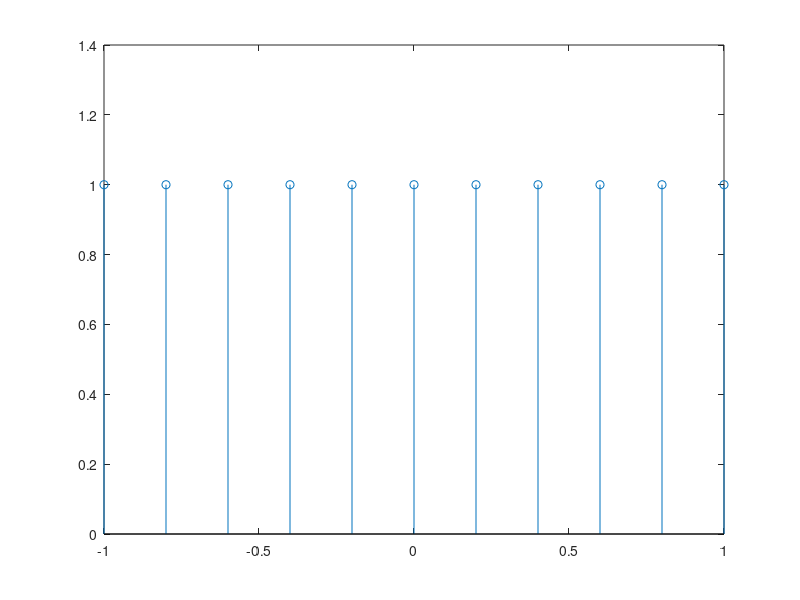

Reproduce this figure in MATLAB.
clear all
close all
clc
Fs = 5;
Ts = 1/Fs;
Fs2 = 100;
Ts2= 1/Fs2;
t = -1:Ts:1;
t2 = -1:Ts2:1;
n_max=50;

x = sin(15*pi*t) + cos(20*pi*t);

%plot(t2,[sinc(t2); sinc(t2+4)]);
%plot(t, x);
stem(t, x);
hold on;

fx = 0;

for n = 1 : numel(t)
    fx = fx + (x(n)*sinc((t2+1-((n)*Ts))/Ts));
end

%plot(t2,fx);
%hold on;


